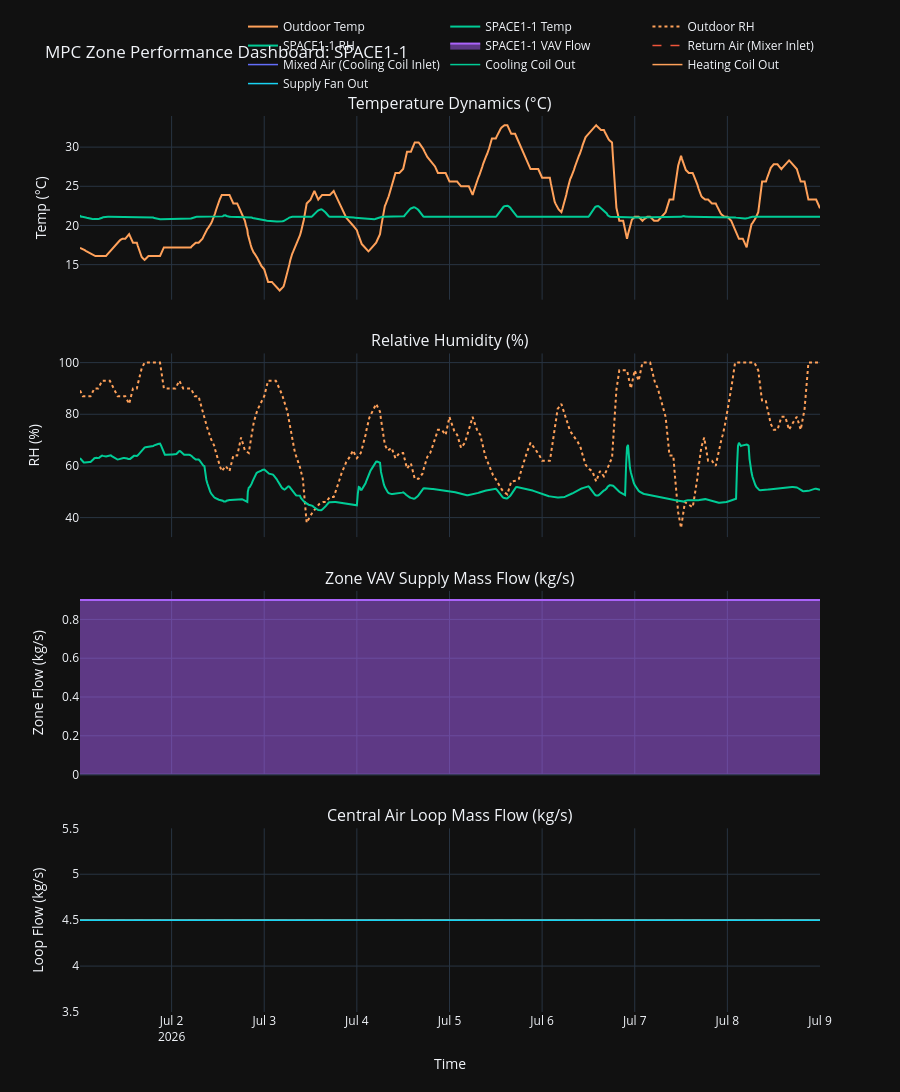

The notebook cell saved with this chart:
### Code cell
import pandas as pd
import plotly.graph_objects as go
from plotly.subplots import make_subplots
import datetime

# 1. Configuration
CSV_PATH = "./baseline_results/state_log.csv"

# 2. Load the Data
df = pd.read_csv(CSV_PATH)

# 3. Time Pre-Processing
def eplus_time_to_datetime(row, year=2026):
    base_date = datetime.datetime(year, 1, 1)
    delta = datetime.timedelta(days=int(row['DayOfYear']) - 1, 
                               hours=int(row['Hour']), 
                               minutes=int(row['Minute']))
    return base_date + delta

df['Datetime'] = df.apply(eplus_time_to_datetime, axis=1)

# 4. Create the Plotly Subplots
# Now using 4 rows to keep Central Loop Flow and Zone Flow on separate axes
fig = make_subplots(
    rows=4, cols=1, 
    shared_xaxes=True,
    vertical_spacing=0.06,
    subplot_titles=(
        f"Temperature Dynamics (°C)", 
        f"Relative Humidity (%)", 
        f"Zone VAV Supply Mass Flow (kg/s)",
        f"Central Air Loop Mass Flow (kg/s)"
    )
)

# --- Row 1: Temperature (Zone vs. Outdoor) ---
fig.add_trace(go.Scatter(
    x=df['Datetime'], y=df['Out_Temp_C'],
    name='Outdoor Temp',
    mode='lines',
    line=dict(color='#FFA15A', width=2)
), row=1, col=1)

fig.add_trace(go.Scatter(
    x=df['Datetime'], y=df[f'{TARGET_ZONE}_Temp_C'],
    name=f'{TARGET_ZONE} Temp',
    mode='lines',
    line=dict(color='#00CC96', width=2)
), row=1, col=1)


# --- Row 2: Relative Humidity (Zone vs. Outdoor) ---
fig.add_trace(go.Scatter(
    x=df['Datetime'], y=df['Out_RH_pct'],
    name='Outdoor RH',
    mode='lines',
    line=dict(color='#FFA15A', width=2, dash='dot')
), row=2, col=1)

fig.add_trace(go.Scatter(
    x=df['Datetime'], y=df[f'{TARGET_ZONE}_RH_pct'],
    name=f'{TARGET_ZONE} RH',
    mode='lines',
    line=dict(color='#00CC96', width=2)
), row=2, col=1)


# --- Row 3: VAV Mass Flow Rate (Target Zone) ---
fig.add_trace(go.Scatter(
    x=df['Datetime'], y=df[f'{TARGET_ZONE}_VAV_Flow_kg_s'],
    name=f'{TARGET_ZONE} VAV Flow',
    mode='lines',
    fill='tozeroy',
    line=dict(color='#AB63FA', width=2)
), row=3, col=1)


# --- Row 4: Central Air Loop Mass Flow Rates ---
# We overlay the central node flows to verify mass conservation across the loop
central_nodes = [
    ('Mixer_Inlet_Flow_kg_s', 'Return Air (Mixer Inlet)', '#EF553B'),
    ('Mixed_Air_Flow_kg_s', 'Mixed Air (Cooling Coil Inlet)', '#636EFA'),
    ('CC_Out_Flow_kg_s', 'Cooling Coil Out', '#00CC96'),
    ('HC_Out_Flow_kg_s', 'Heating Coil Out', '#FFA15A'),
    ('Fan_Out_Flow_kg_s', 'Supply Fan Out', '#19D3F3')
]

for col_name, label, color in central_nodes:
    if col_name in df.columns:
        fig.add_trace(go.Scatter(
            x=df['Datetime'], y=df[col_name],
            name=label,
            mode='lines',
            line=dict(color=color, width=1.5, dash='dash' if 'Mixer' in col_name else 'solid')
        ), row=4, col=1)

# 5. Dashboard Layout & Theming
fig.update_layout(
    title=f"MPC Zone Performance Dashboard: {TARGET_ZONE}",
    template="plotly_dark",
    height=1100,             # Increased height to accommodate the 4th row
    hovermode="x unified",
    legend=dict(
        orientation="h",
        yanchor="bottom",
        y=1.02,
        xanchor="right",
        x=1
    )
)

# Update axis titles
fig.update_yaxes(title_text="Temp (°C)", row=1, col=1)
fig.update_yaxes(title_text="RH (%)", row=2, col=1)
fig.update_yaxes(title_text="Zone Flow (kg/s)", row=3, col=1)
fig.update_yaxes(title_text="Loop Flow (kg/s)", row=4, col=1)
fig.update_xaxes(title_text="Time", row=4, col=1)

# Render the plot
fig.show()

### Figure 1 — Plotly figure (JSON) as saved in the notebook; plotly's stock layout.template omitted (floating-point values rounded to 4 significant figures; data arrays with more than 128 entries replaced by an {"elided": "..."} marker saying what was removed)
{"data": [{"line": {"color": "#FFA15A", "width": 2}, "mode": "lines", "name": "Outdoor Temp", "type": "scatter", "x": {"elided": "768 str values"}, "xaxis": "x", "y": {"elided": "768 float values"}, "yaxis": "y"}, {"line": {"color": "#00CC96", "width": 2}, "mode": "lines", "name": "SPACE1-1 Temp", "type": "scatter", "x": {"elided": "768 str values"}, "xaxis": "x", "y": {"elided": "768 float values"}, "yaxis": "y"}, {"line": {"color": "#FFA15A", "dash": "dot", "width": 2}, "mode": "lines", "name": "Outdoor RH", "type": "scatter", "x": {"elided": "768 str values"}, "xaxis": "x2", "y": {"elided": "768 float values"}, "yaxis": "y2"}, {"line": {"color": "#00CC96", "width": 2}, "mode": "lines", "name": "SPACE1-1 RH", "type": "scatter", "x": {"elided": "768 str values"}, "xaxis": "x2", "y": {"elided": "768 float values"}, "yaxis": "y2"}, {"fill": "tozeroy", "line": {"color": "#AB63FA", "width": 2}, "mode": "lines", "name": "SPACE1-1 VAV Flow", "type": "scatter", "x": {"elided": "768 str values"}, "xaxis": "x3", "y": {"elided": "768 float values"}, "yaxis": "y3"}, {"line": {"color": "#EF553B", "dash": "dash", "width": 1.5}, "mode": "lines", "name": "Return Air (Mixer Inlet)", "type": "scatter", "x": {"elided": "768 str values"}, "xaxis": "x4", "y": {"elided": "768 float values"}, "yaxis": "y4"}, {"line": {"color": "#636EFA", "dash": "solid", "width": 1.5}, "mode": "lines", "name": "Mixed Air (Cooling Coil Inlet)", "type": "scatter", "x": {"elided": "768 str values"}, "xaxis": "x4", "y": {"elided": "768 float values"}, "yaxis": "y4"}, {"line": {"color": "#00CC96", "dash": "solid", "width": 1.5}, "mode": "lines", "name": "Cooling Coil Out", "type": "scatter", "x": {"elided": "768 str values"}, "xaxis": "x4", "y": {"elided": "768 float values"}, "yaxis": "y4"}, {"line": {"color": "#FFA15A", "dash": "solid", "width": 1.5}, "mode": "lines", "name": "Heating Coil Out", "type": "scatter", "x": {"elided": "768 str values"}, "xaxis": "x4", "y": {"elided": "768 float values"}, "yaxis": "y4"}, {"line": {"color": "#19D3F3", "dash": "solid", "width": 1.5}, "mode": "lines", "name": "Supply Fan Out", "type": "scatter", "x": {"elided": "768 str values"}, "xaxis": "x4", "y": {"elided": "768 float values"}, "yaxis": "y4"}], "layout": {"annotations": [{"font": {"size": 16}, "showarrow": false, "text": "Temperature Dynamics (°C)", "x": 0.5, "xanchor": "center", "xref": "paper", "y": 1, "yanchor": "bottom", "yref": "paper"}, {"font": {"size": 16}, "showarrow": false, "text": "Relative Humidity (%)", "x": 0.5, "xanchor": "center", "xref": "paper", "y": 0.735, "yanchor": "bottom", "yref": "paper"}, {"font": {"size": 16}, "showarrow": false, "text": "Zone VAV Supply Mass Flow (kg/s)", "x": 0.5, "xanchor": "center", "xref": "paper", "y": 0.47, "yanchor": "bottom", "yref": "paper"}, {"font": {"size": 16}, "showarrow": false, "text": "Central Air Loop Mass Flow (kg/s)", "x": 0.5, "xanchor": "center", "xref": "paper", "y": 0.205, "yanchor": "bottom", "yref": "paper"}], "height": 1100, "hovermode": "x unified", "legend": {"orientation": "h", "x": 1, "xanchor": "right", "y": 1.02, "yanchor": "bottom"}, "title": {"text": "MPC Zone Performance Dashboard: SPACE1-1"}, "xaxis": {"anchor": "y", "domain": [0, 1], "matches": "x4", "showticklabels": false}, "xaxis2": {"anchor": "y2", "domain": [0, 1], "matches": "x4", "showticklabels": false}, "xaxis3": {"anchor": "y3", "domain": [0, 1], "matches": "x4", "showticklabels": false}, "xaxis4": {"anchor": "y4", "domain": [0, 1], "title": {"text": "Time"}}, "yaxis": {"anchor": "x", "domain": [0.795, 1], "title": {"text": "Temp (°C)"}}, "yaxis2": {"anchor": "x2", "domain": [0.53, 0.735], "title": {"text": "RH (%)"}}, "yaxis3": {"anchor": "x3", "domain": [0.265, 0.47], "title": {"text": "Zone Flow (kg/s)"}}, "yaxis4": {"anchor": "x4", "domain": [0, 0.205], "title": {"text": "Loop Flow (kg/s)"}}}}
